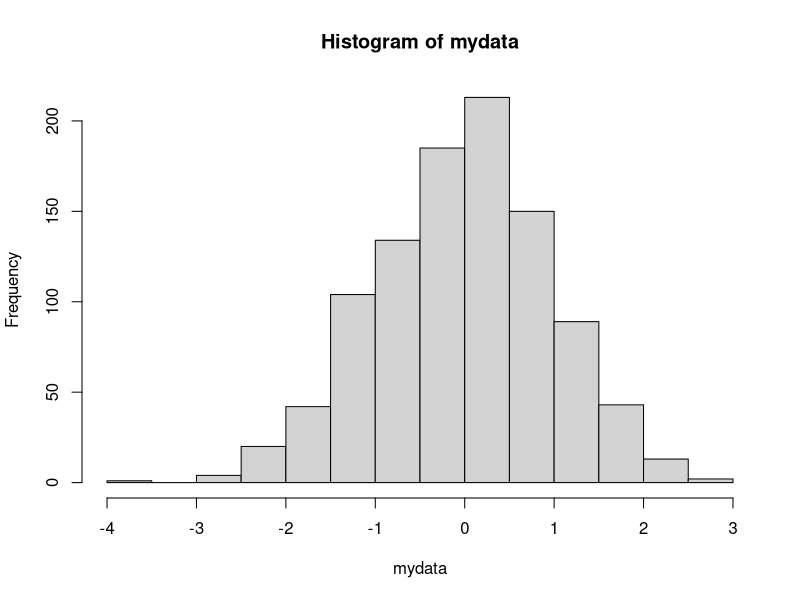
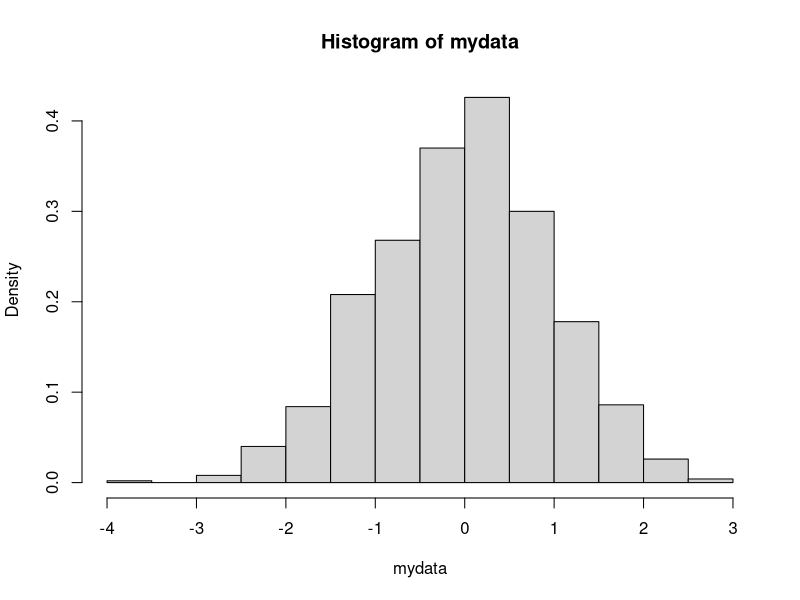
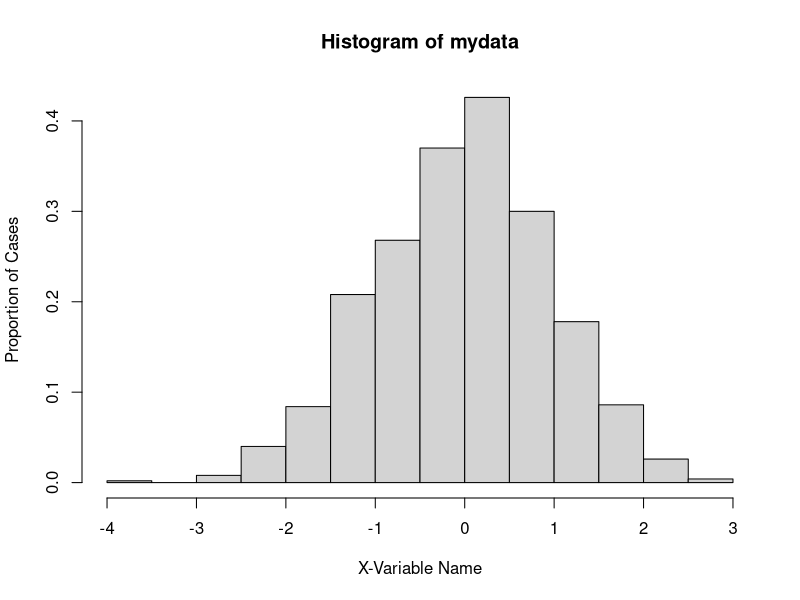
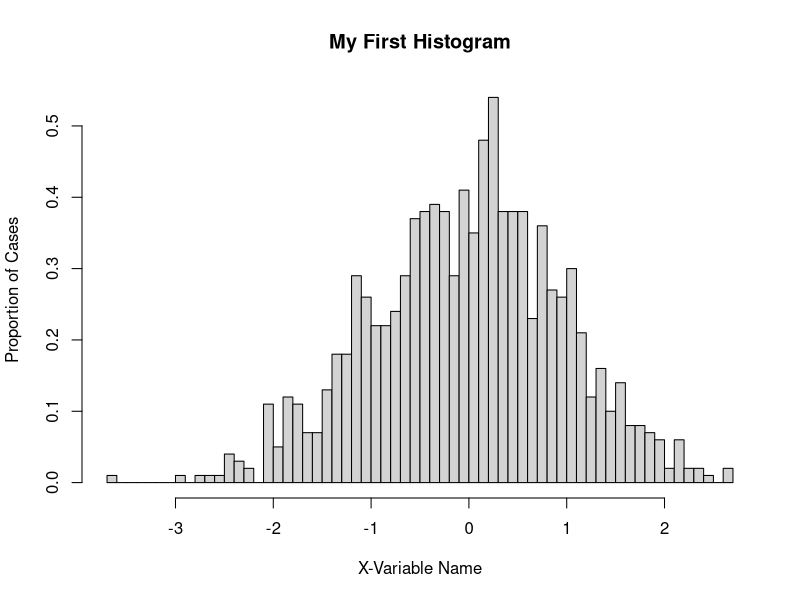
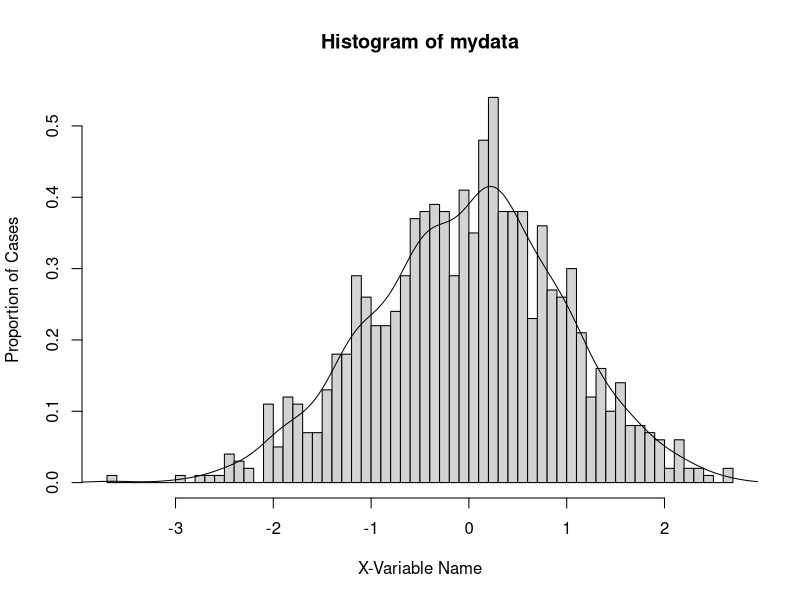
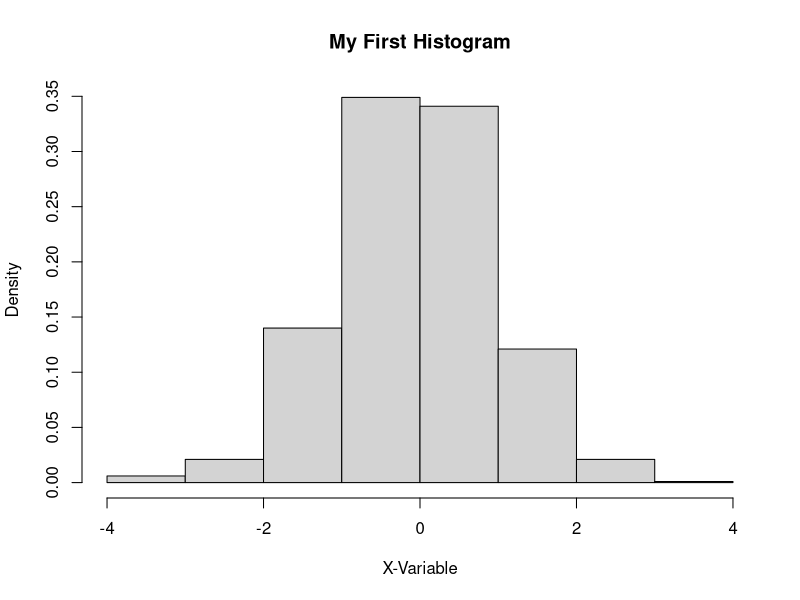

Here is the R script that generated these plots, in order:
## ---- chunk 1
# Comment to describe code
# What summary provides depends on what is in the parentheses
# cars is a built in data set so you get summary statistics
summary(cars)
## ---- chunk 2
3 + 2  # Addition
3 - 1  # Subtraction
7 * 8  # Multiplication
9 / 3  # Division
## ---- chunk 3
3 ^ 2  # Power
sqrt(36) # Square root
log(7) # Natural logarithm ln
## ---- chunk 4
exp(10) # e^10
## ---- chunk 5
1 + 3 * log(10) - (exp(7) - 3) / 4
## ---- chunk 6
x <- 1
x   # The value can be printed by typing the object name
x <- 2 + 5  # The result is saved in the object 'x'
x
## ---- chunk 7
z <- "Hello!"  # We may save an object as text.
z
## ---- chunk 8
X <- 5
X + x
X <- log(2) # This will overwrite the previous value.
X + x
## ---- chunk 9
midterm <- c(99, 87, 96, 100, 82, 79, 88, 85, 94, 90)
midterm
f <- 1:20
f
g <- seq(from = 1, to = 20) # seq(start value, end value, interval)
h <- seq(1, 20, by = 0.2) # specify interval
## ---- chunk 10
k <- rep(1, 5)  # rep(value, number of times)
k
l <- rep(1:10, 5)  # rep() can accept numbers, text, or NA
l
## ---- chunk 11
datn <- rnorm(n = 1000, mean = 24, sd = 3)
# Look at datn to see what R generated

datp <- rpois(1000, 3)     # 1000 random numbers 
## from a poisson disribution
## with an expected value of 3. 
## ---- chunk 12
midterm <- c(99, 87, 96, 100, 82, 79, 88, 85, 94, 90)
mean(midterm) 
## ---- chunk 13
midterm2 <- c(99, NA, 96, 100, 82, NA, 88, 85, 94, 90)
mean(midterm2)
## ---- chunk 14
mean(midterm2, na.rm = TRUE)
## ---- chunk 15
c(1, 2, 3, 4) - 4
c(1, 2, 3, 4)/4
c(1, 2, 3, 4)/c(4, 3, 2, 1)   # 1/4, 2/3, 3/2, 4/1
## ---- chunk 16
log(c(1, 2, 3, 4))  # applies log to each element
## Can you tell what this is?
sum((midterm - mean(midterm))^2)/(length(midterm) - 1)
## ---- chunk 17
midterm
midterm[2]
midterm[length(midterm)] # What is happening here?
## ---- chunk 18
midterm[1:4] # take more than one element at a time.
midterm[c(1:4, 8, 10)]
## ---- chunk 19
mydata <- rnorm(1000, 0, 1) 

?hist
## ---- chunk 20
hist(mydata)
## ---- chunk 21
hist(mydata, prob = TRUE) 
## ---- chunk 22
hist(mydata, prob=TRUE, xlab="X-Variable Name", 
     ylab="Proportion of Cases") # Label x and y axes
## ---- chunk 23
hist(mydata, prob=TRUE, xlab="X-Variable Name", 
     ylab="Proportion of Cases", main="My First Histogram", breaks=50) 
## ---- chunk 24
hist(mydata, prob=TRUE, xlab="X-Variable Name", 
     ylab="Proportion of Cases", breaks=50) 
lines(density(mydata))
## ---- chunk 25
getwd()
## ---- chunk 26
ls()
## ---- chunk 27
rm(x)
rm(list = ls(all = TRUE))
## ---- chunk 28
mydata <- rnorm(1000, 0, 1) 
h1 <- hist(mydata, prob=TRUE, xlab="X-Variable", ylab="Density", 
           main="My First Histogram", breaks=10) 
## ---- chunk 29
h1
## ---- chunk 30
attributes(h1) 
names(h1)
h1$mids   # The $ allows you to access a specific attribute of the object
## ---- chunk 31
library(rockchalk)
## ---- chunk 32
mydata <- rnorm(1000, 0, 1) 
summarize(mydata)
